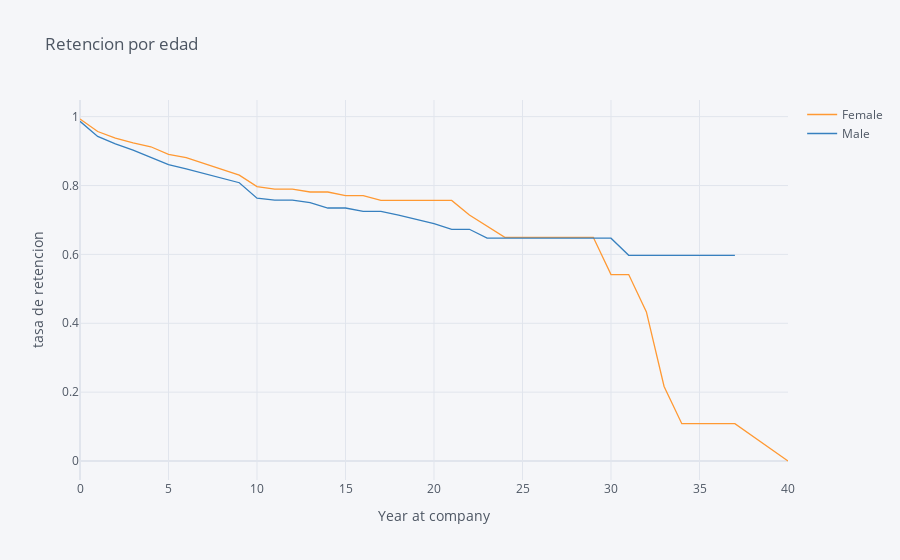

Notebook cell for this chart:
### Markdown cell above
## 2. Compare the plot above with one that plots employee retention rates by gender over the number of years the employee has been working for the company.

### Code cell
rates= survival(data,'Gender','YearsAtCompany','Attrition')

rates.iplot(kind='line', xTitle='Year at company', yTitle='tasa de retencion',
            title='Retencion por edad')

### Figure 1 — Plotly figure (JSON) as saved in the notebook; plotly's stock layout.template omitted (floating-point values rounded to 4 significant figures)
{"data": [{"line": {"color": "rgba(255, 153, 51, 1.0)", "dash": "solid", "shape": "linear", "width": 1.3}, "mode": "lines", "name": "Female", "text": "", "type": "scatter", "x": [0, 1, 2, 3, 4, 5, 6, 7, 8, 9, 10, 11, 12, 13, 14, 15, 16, 17, 18, 19, 20, 21, 22, 23, 24, 25, 26, 27, 29, 30, 31, 32, 33, 34, 36, 37, 40], "y": [0.9932, 0.9568, 0.938, 0.9239, 0.9126, 0.8906, 0.8813, 0.8642, 0.8487, 0.8303, 0.7969, 0.7898, 0.7898, 0.7812, 0.7812, 0.7704, 0.7704, 0.7566, 0.7566, 0.7566, 0.7566, 0.7566, 0.7146, 0.6821, 0.6496, 0.6496, 0.6496, 0.6496, 0.6496, 0.5414, 0.5414, 0.4331, 0.2165, 0.1083, 0.1083, 0.1083, 0]}, {"line": {"color": "rgba(55, 128, 191, 1.0)", "dash": "solid", "shape": "linear", "width": 1.3}, "mode": "lines", "name": "Male", "text": "", "type": "scatter", "x": [0, 1, 2, 3, 4, 5, 6, 7, 8, 9, 10, 11, 12, 13, 14, 15, 16, 17, 18, 19, 20, 21, 22, 23, 24, 25, 26, 27, 29, 30, 31, 32, 33, 34, 36, 37, 40], "y": [0.9864, 0.9425, 0.921, 0.9029, 0.8815, 0.861, 0.8483, 0.8342, 0.8206, 0.8081, 0.7634, 0.7577, 0.7577, 0.7506, 0.7347, 0.7347, 0.725, 0.725, 0.714, 0.7021, 0.6894, 0.6729, 0.6729, 0.6471, 0.6471, 0.6471, 0.6471, 0.6471, 0.6471, 0.6471, 0.5973, 0.5973, 0.5973, 0.5973, 0.5973, 0.5973, ""]}], "layout": {"legend": {"bgcolor": "#F5F6F9", "font": {"color": "#4D5663"}}, "paper_bgcolor": "#F5F6F9", "plot_bgcolor": "#F5F6F9", "title": {"font": {"color": "#4D5663"}, "text": "Retencion por edad"}, "xaxis": {"gridcolor": "#E1E5ED", "showgrid": true, "tickfont": {"color": "#4D5663"}, "title": {"font": {"color": "#4D5663"}, "text": "Year at company"}, "zerolinecolor": "#E1E5ED"}, "yaxis": {"gridcolor": "#E1E5ED", "showgrid": true, "tickfont": {"color": "#4D5663"}, "title": {"font": {"color": "#4D5663"}, "text": "tasa de retencion"}, "zerolinecolor": "#E1E5ED"}}}
